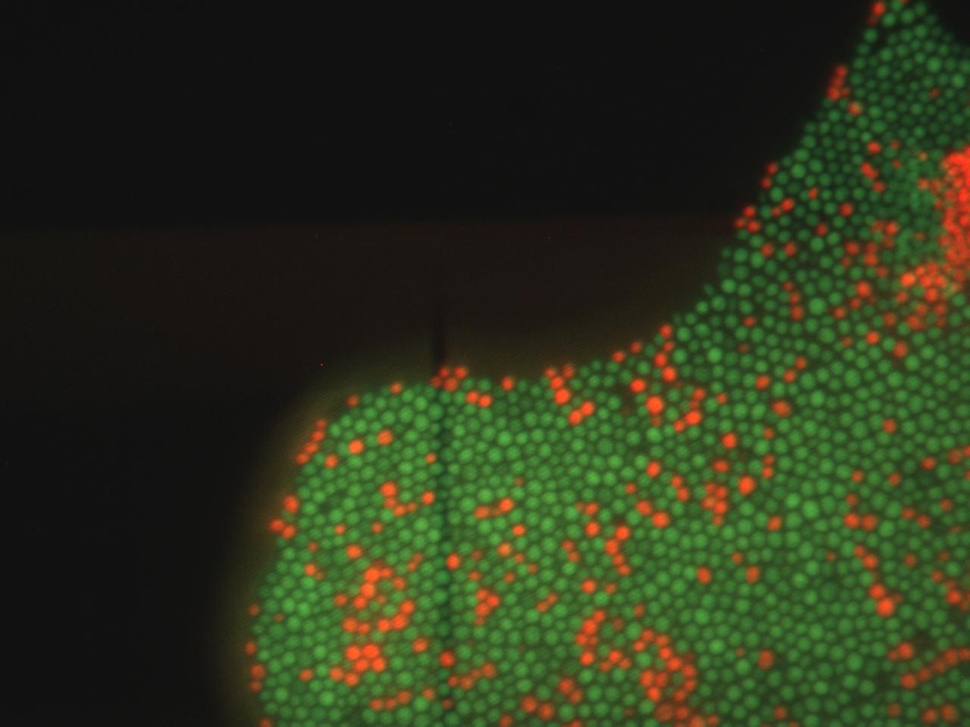
%> input picture bmes202/CA5_B02/Test/Prescott_CellStain_v4.x.jpg, 970 x 727 px, shrunk from 1280 x 960 before the run
$ octave ca5_script.m   (GNU Octave 9; MATLAB toolbox functions it lacks are replaced by stand-ins)
%> lines starting %> are read from the running program, lines starting %| are printed output that depends on the picture; in (x1, y1, x2, y2) boxes, pixels count from 0 and x2, y2 are one past the last pixel; in counts of white or black regions, pixels touching at a corner belong together; the program's own positions count from 1
### bmes202/CA5_B02/Test/ca5_fun1.m
function [imHSV, imRGB, img_file] = ca5_fun1(img_file)
% DESCRIPTION
%  Takes an input image file and shows it. Converts the original rgb image
%  file into a HSV image file and plots the Hue and Value in separate
%  figures, using the 'HSV', and 'hot' colormaps with a color axis from 0-1
% INPUT
%  img_file -> [1xN] string containing full image file name
%  Function can be called with no inputs
% OUTPUT
%  imHSV -> [MxNx3] matrix containing image H-S-V data
%  imRGB -> [MxNx3] matrix containing imahe R-G-B data
%  img_file -> [1xN] string containing full image file name
% -------------------------------------------------------------------------
% Authors: Jessica Baggett
%          Vrigav Narra
%          Tony Okeke
%          Jackie Tang
% Team: B02


% If file name not provided by user, prompt user to select a file
if (nargin<1)
	%promput user to select file
	[file_name, pth] = uigetfile('*.jpg', 'Choose Image file', 'Prescott_CellStain_v4.x.jpg');
%> the answer given: Prescott_CellStain_v4.x.jpg
	%join file name and path
	img_file = fullfile(pth, file_name);
end

%Read the image file
imRGB = imread(img_file);
%> imRGB is the input picture: size 727x970x3 uint8; mean R, G, B 44.5, 52.5, 27.9

%Plot the original image
fig1 = figure(1);
clf(fig1)
imagesc(imRGB);
title('Original Image')

%Convert from RGB to HSV
imHSV = rgb2hsv(imRGB);
%> imHSV: size 727x970x3 double; mean H, S, V 0.142, 0.336, 0.229
%Create separate image matrices of only the Hue
imH = imHSV(:,:,1);
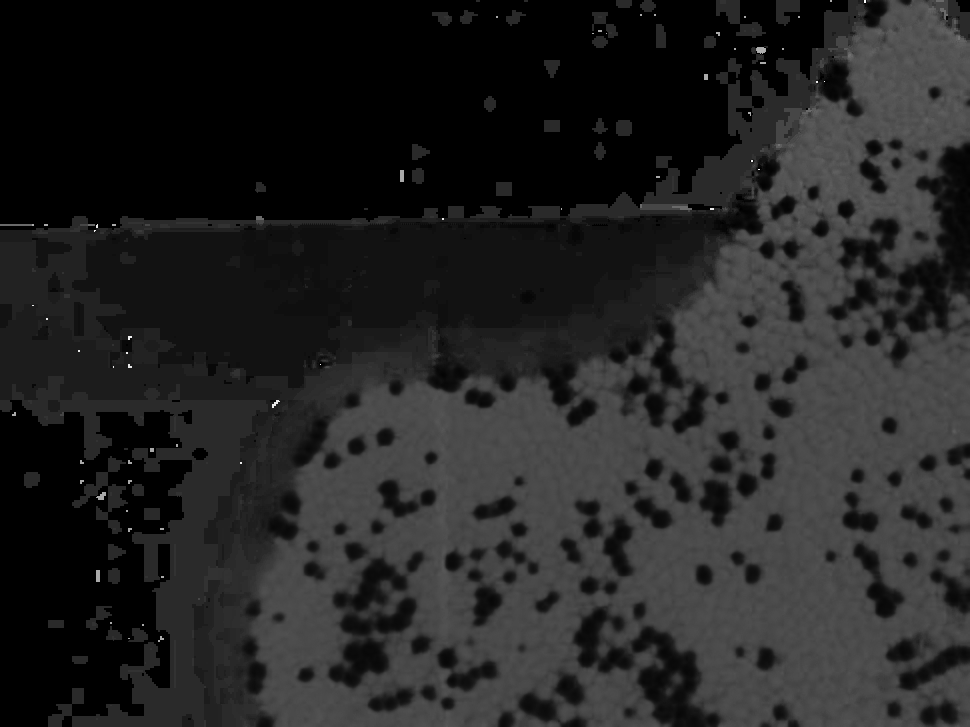
%> imH: size 727x970 double; min 0, max 0.995, mean 0.142
%Create a separate image matrices of only the Value
imV = imHSV(:,:,3);
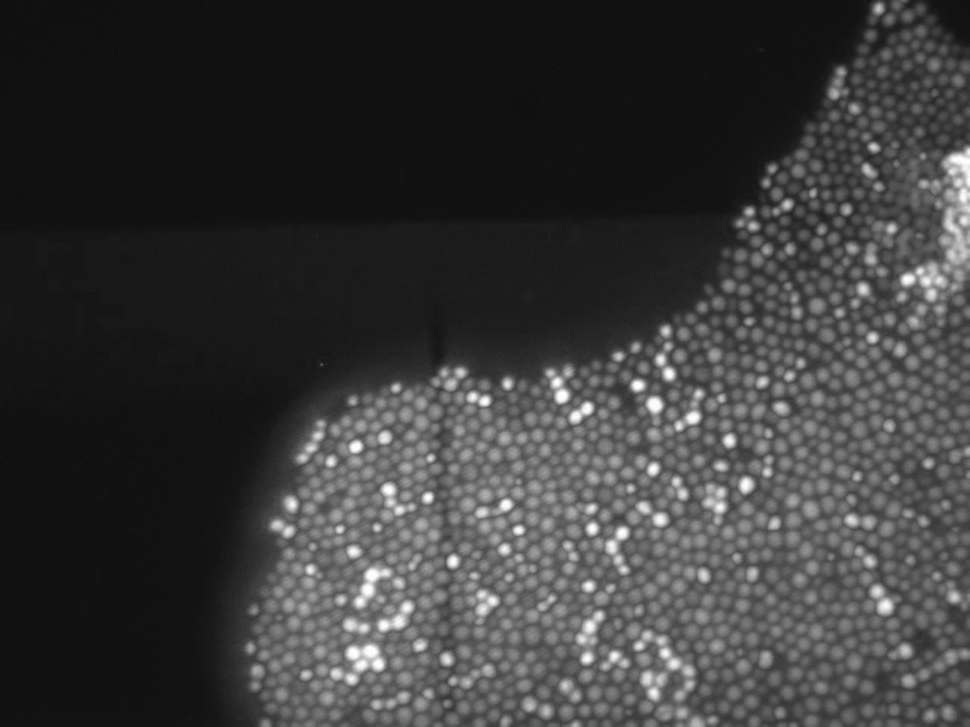
%> imV: size 727x970 double; min 0.051, max 1, mean 0.229

%Plot the Hue image with a "HSV" colormap and color axis from 0-1
fig2 = figure(2);
clf(fig2)
imagesc(imH);
colormap HSV;
caxis([0,1]);
title('Hue Image')
colorbar;
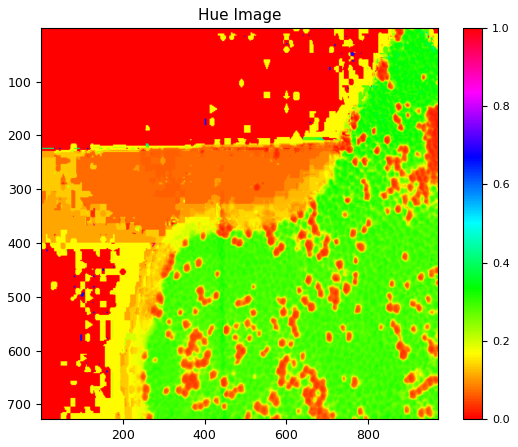
%> figure redrawn from the program's plot data

%Plot the Value image with a "hot" colormap and color axis from 0-1
fig3 = figure(3);
clf(fig3)
imagesc(imV);
colormap hot
caxis([0,1]);
title('Value Image')
colorbar;

%Print Image Name to Command Window
fprintf('\nFile: %s\n',file_name)
return

### bmes202/CA5_B02/Test/ca5_fun2.m
function [BW_hva] = ca5_fun2(imHSV)
  %% DESCRIPTION (filter image)
	%    This function takes in image HSV data, and returns filtered images
	%    based on the set parameters.
	%  INPUT
	%    imHSV -> [MxNx3] containing image HSV data
	%  OUTPUT
	%    BW_hva -> [MxNx3] matrix containing 'final' b/w images (combo
	%              filter, value filter & color filter)
	%  ----------------------------------------------------------------------
	%  Authors: Jessica Baggett
	%           Vrigav Narra
	%           Tony Okeke
	%           Jackie Tang
	%  Team: B02
	%  Date: 11/2/2020

	%% Prompt User to enter Filter Parameters
	% Dialog box parameters
	prompt = {'Minimum Hue:','Maximum Hue:','Minimum Value:',...
		        'Maximum Value:','Minimum Diameter:','Maximum Diameter:'};
	dialogTitle = 'Filter Parameters';
	dims = [1 30];
	% Filter ranges:
	%   Green:  [0.25, 0.45, 0.25, 0.6, 5, 1000] (Default)
  %   Orange: [0, 0.15, 0.6, 1, 5, 1000]
	definput = {'0.25','0.45','0.25','0.6','1','1000'};
	filt_thr = str2double( inputdlg(prompt, dialogTitle, dims, definput) );

	% Extract specific filter thresholds
	hue_thr = filt_thr(1:2);
	val_thr = filt_thr(3:4);
	dia_thr = filt_thr(5:6);

	%% Print out user selected threshold values
	fprintf(2,'<strong>\nFilter Inputs\n</strong>')
	fprintf('<strong>hue_min\thue_max\tval_min\tval_max\tdia_min\tdia_max</strong>\n')
	fprintf('%.3f\t%.3f\t%.3f\t%.3f\t%5d\t%5d\n',min(hue_thr),...
	        max(hue_thr),min(val_thr),max(val_thr),min(dia_thr),max(dia_thr))

	%% Create Black and White Image based on hue thresholds
	% Extract hue data from input
	imHue = imHSV(:,:,1);

	% Segment hue data based on thresholds
	BW_h = (imHue > min(hue_thr)) & (imHue < max(hue_thr));

	% Visualize Image
	figure(4)
	clf
	nexttile
	imshow(BW_h)
	title('Hue Filtered Image')

	%% Create Black and White Image based on value thresholds
	% Extract value data from input
	imVal = imHSV(:,:,3);

	% Segment hue data based on thresholds
	BW_v = (imVal > min(val_thr)) & (imVal < max(val_thr));

	% Visualize Image
	nexttile
	imshow(BW_v)
	title('Value Filtered Image')

	%% Combine hue and value BW images into new BW image
	imBW_hv = BW_h & BW_v;

	% Visualize Image
	nexttile
	imshow(imBW_hv)
	title('Hue & Value Filtered Image')

	%% Create hue, value and size filtered BW image
	% Calculate min/max area
	area_thr = sort( floor(pi*(dia_thr/2).^2) )';

	% Remove smaller or larger objects based on area thresholds
	BW_hva = bwareafilt(imBW_hv,area_thr);

	% Visualize Image
	nexttile
	imshow(BW_hva)
	title('Hue, Value & Size Filtered Image')
end

### bmes202/CA5_B02/Test/ca5_fun3.m
function [d_obj, S_obj] = ca5_fun3(BW_hva)  %[analyze blobs]
% DESCRIPTION
%   This function takes in a 'filtred' BW image and returns a structure
%   containing results for object analysis, and the estimated diameter (in
%   pix_ of all objects found.
% INPUT:
%   BW_hva -> [MxN] matrix with 'final' logical image (hue, value & area)
% OUTPUT:
%   d_obj -> [Mx1] “estimated” diameter (in pix) of all objects found
%   S_obj -> [Mx1] Structure results for object analysis (for a given input)
% -------------------------------------------------------------------------
% By Jessica Baggett, Vrigav Narra, Tony Okeke, & Jackie Tang
% Team: B02
% Date: 11-2-2020

%% Create label image [im_L]
im_L = bwlabel(BW_hva);

% Visualize Image
figure(5)
clf
imshow(im_L)
title('Filtered Image')

%% Determine Function Outputs
% Determine object analysis struct
S_obj = regionprops(im_L);

% Calculate Equivalent Diameters for all objects in the filtered image
d_obj = sqrt( [S_obj.Area]*4/pi );

%% Prepare Formatted Output
% find the number of elements in S_obj
n = numel(S_obj);

% Calculate the mean
avgDia = mean(d_obj);

% caclulate the standard diviation
stdDia = std(d_obj);

%% Report to the command line:
fprintf('\n')
fprintf('<strong>Number of Objects\tAverage Diameter\tStd-Dev Diameter</strong>\n')
fprintf('%12.3f\t%15.3f\t%19.3f\n',n,avgDia,stdDia)

end

### bmes202/CA5_B02/Test/ca5_script.m
%% ca5_script - Script for end user
%  Authors: Jessica Baggett
%           Vrigav Narra
%           Tony Okeke
%           Jackie Tang
%  Team: B02
%  Date: 11/2/2020

%% Clears all existing parameters.
clear;

%% Prompt User to Select Image File
[imHSV, imRGB, img_file] = ca5_fun1;
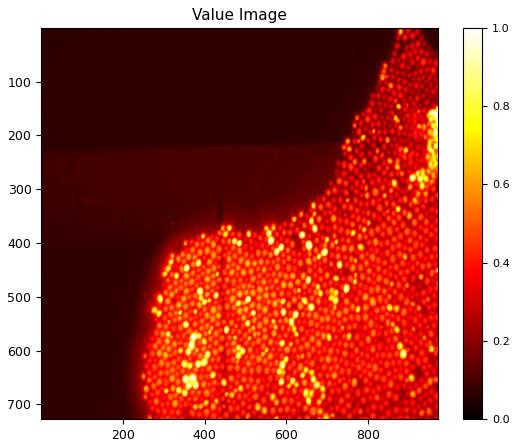
%> figure redrawn from the program's plot data
%> img_file = './Prescott_CellStain_v4.x.jpg'

%% Analyze 'Green' Objects
% Prompt the user to input thresholds for green objects
uiwait( msgbox("Please Input Thresholds For 'Green' Objects") )

% Print current color on command window
fprintf('\n(Green)')

[BW_hva] = ca5_fun2(imHSV);
%> the answer given: 0.25, 0.45, 0.25, 0.6, 1, 1000
%> in ca5_fun2, `BW_h = (imHue > min(hue_thr)) & (imHue < max(hue_thr));`:
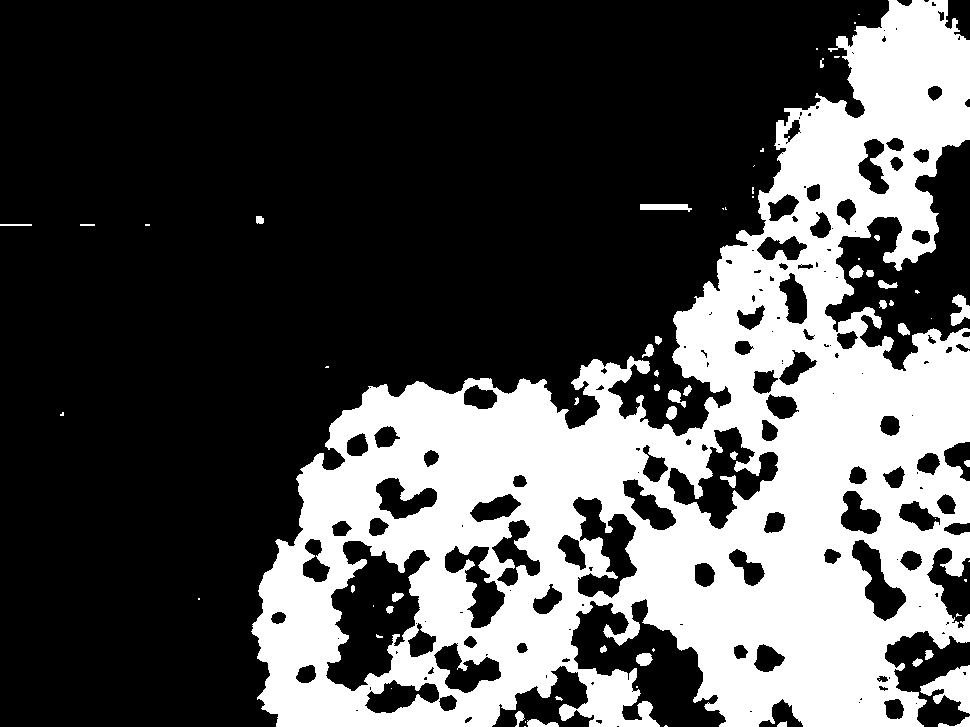
%> BW_h: size 727x970 logical; 31.9% white; 68 white regions (30 under 20 px), largest, box (x1, y1, x2, y2) and area: (251, 0, 970, 727) 220346, (920, 665, 970, 714) 1258, (950, 294, 970, 326) 360
%> in ca5_fun2, `BW_v = (imVal > min(val_thr)) & (imVal < max(val_thr));`:
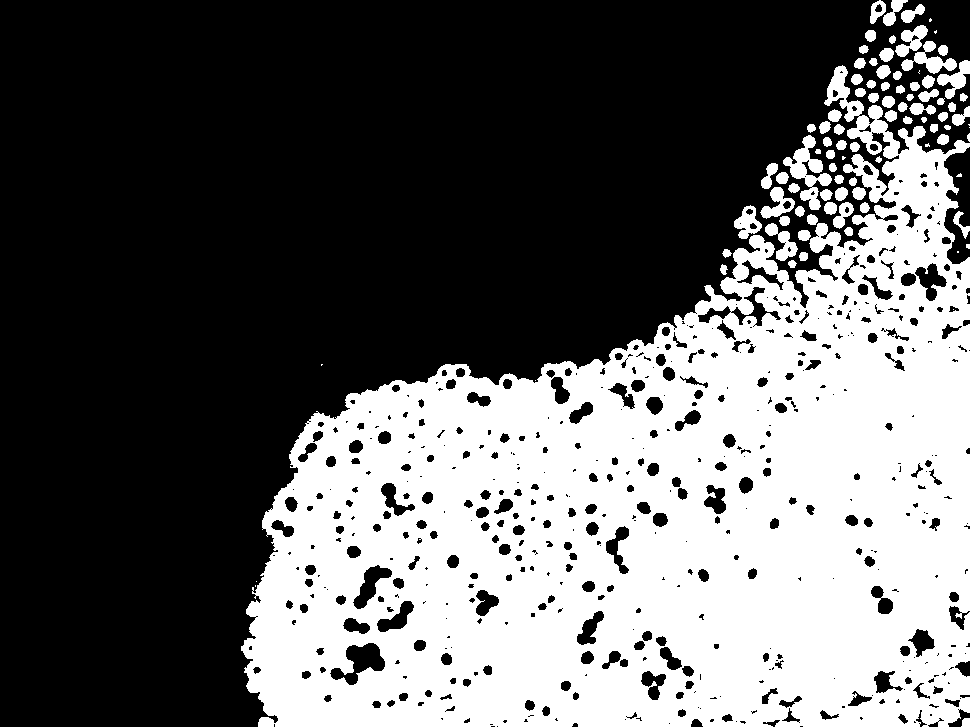
%> BW_v: size 727x970 logical; 39% white; 93 white regions (15 under 20 px), largest, box (x1, y1, x2, y2) and area: (241, 65, 970, 727) 263399, (783, 135, 832, 210) 1335, (901, 41, 957, 74) 708
%> in ca5_fun2, `imBW_hv = BW_h & BW_v;`: imBW_hv: size 727x970 logical; 28.6% white; 150 white regions (29 under 20 px), largest, box (x1, y1, x2, y2) and area: (251, 231, 970, 727) 182071, (869, 126, 942, 271) 4569, (920, 668, 970, 713) 1104
%--- This function takes in image HSV data, and filter parameters and
%    returns filtered images based on the parameters, and the parameters
%    can be given by the user. There is also a suggested value filled in by
%    default.

[G_dia, S_obj.Green] = ca5_fun3(BW_hva);
%> in ca5_fun3, `im_L = bwlabel(BW_hva);`:
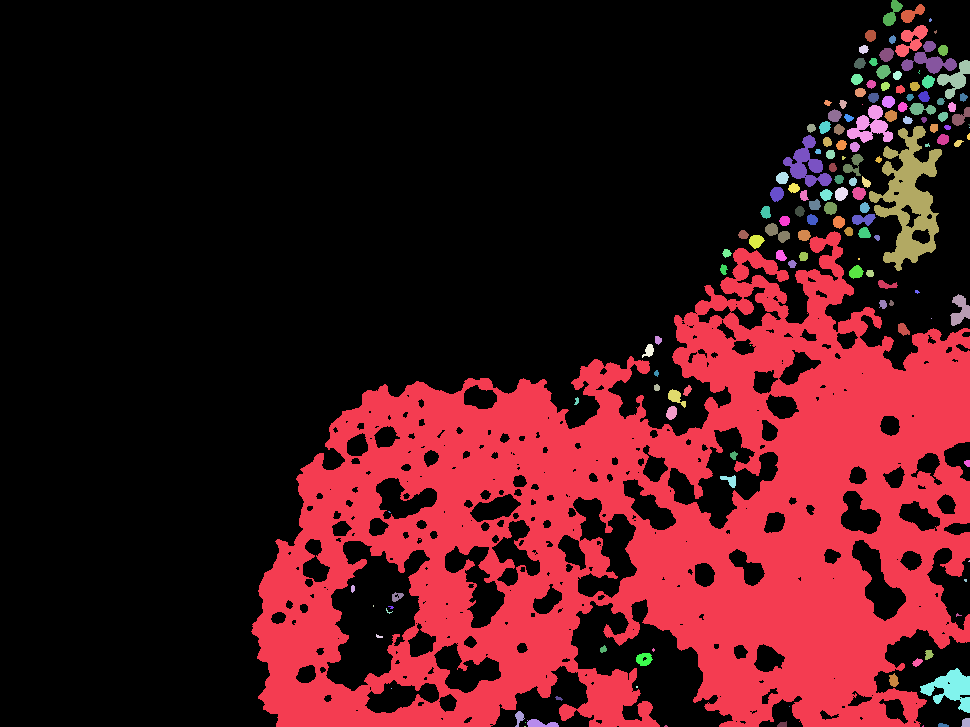
%> im_L: size 727x970 double; 151 distinct labels, from 0 to 150; one colour per label, 0 black
%> in ca5_fun3, `S_obj = regionprops(im_L);`: S_obj = 150 regions; largest, box (x1, y1, x2, y2), Area and Centroid: (251, 231, 970, 727) 182071 [649.3 527.2], (869, 126, 942, 271) 4569 [909.6 199.4], (920, 668, 970, 713) 1104 [951.7 689.3], (783, 135, 832, 187) 1048 [807.9 165.4], (847, 105, 893, 143) 855 [871.4 126.9]
%> in ca5_fun3, `d_obj = sqrt( [S_obj.Area]*4/pi );`: d_obj = 150 values, max 481.5 at index 1, min 1.13 at index 8, mean 13.2
%> in ca5_fun3, `n = numel(S_obj);`: n = 150
%> in ca5_fun3, `avgDia = mean(d_obj);`: avgDia = 13.2
%> in ca5_fun3, `stdDia = std(d_obj);`: stdDia = 39.35
%|      150.000	         13.204	             39.351
%> G_dia has the same summary as d_obj in ca5_fun3; S_obj.Green has the same summary as S_obj in ca5_fun3
%--- G_Dia -> contains the equivalent diameters for green objects
%--- S_obj.Green -> Structure Containing object analysis data

%% Analyze 'Orange' Objects
% Prompt the user to input thresholds for orange objects
uiwait( msgbox("Please Input Thresholds For 'Orange' Objects") )

% Print current color on command window
fprintf('\n(Orange)')

[BW_hva] = ca5_fun2(imHSV);
%> the answer given: 0.25, 0.45, 0.25, 0.6, 1, 1000
%--- This function takes in image HSV data, and filter parameters and
%    returns filtered images based on the parameters, and the parameters
%    can be given by the user. There is also a suggested value filled in by
%    default.

[O_dia, S_obj.Orange] = ca5_fun3(BW_hva);
%|      150.000	         13.204	             39.351
%> O_dia has the same summary as d_obj in ca5_fun3; S_obj.Orange has the same summary as S_obj in ca5_fun3
%--- O_Dia -> contains the equivalent diameters for orange objects
%--- S_obj.Orange -> Structure Containing object analysis data

%% Perform Statistical Analysis
% Based on these outputs, determine if the diameters of the ‘green’
% (not infected cells) and ‘orange’ (infected) cells are different using
% the matlab function (ttest2, where the inputs would be G_dia, O_dia,
% 1-tailed, and ‘assume equal variance’, and a p<.005 as being significant)

[h,p] = ttest2(G_dia, O_dia, 'Alpha', 0.005, 'Tail', 'right', 'Vartype', 'equal');
%> h = 0; p = 0.5

%% Report to the command line:  p-value (#.###) (sprintf, disp)
fprintf('\n<strong>p-value: </strong>%.3f\n', p);
%| <strong>p-value: </strong>0.500
